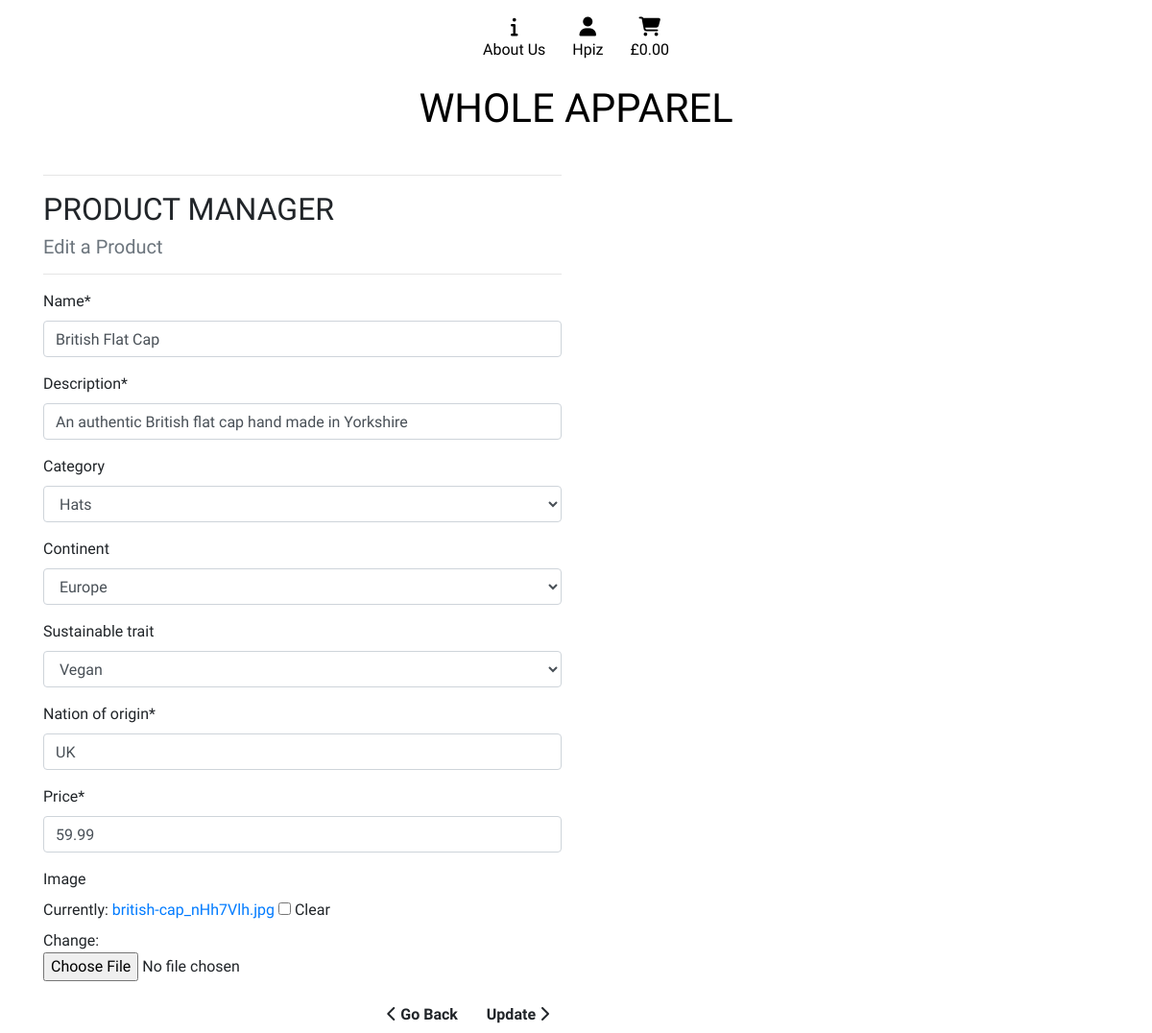
/products/edit/1/ (signed in), run on the app's committed database.
### products/models.py (models this page shows, shortened)
class Product(models.Model):
    category = models.ForeignKey('Category', null=True,
                                 blank=True, on_delete=models.SET_NULL)
    continent = models.ForeignKey('Continent', null=True,
                                  blank=True, on_delete=models.SET_NULL)
    sustainable_trait = models.ForeignKey('SustainableTrait', null=True,
                                          blank=True,
                                          on_delete=models.SET_NULL)
    name = models.CharField(max_length=100)
    description = models.CharField(max_length=250)
    nation_of_origin = models.CharField(max_length=20)
    price = models.DecimalField(max_digits=6, decimal_places=2)
    image = models.ImageField(null=True, blank=True)

class Category(models.Model):
    class Meta:
        verbose_name_plural = 'Categories'
    name = models.CharField(max_length=100)
    def __str__(self):
        return self.name

class Continent(models.Model):
    class Meta:
        verbose_name_plural = 'Continents'
    name = models.CharField(max_length=100)
    def __str__(self):
        return self.name

### products/views.py (the view)
# urls.py: path('edit/<int:product_id>/', views.edit_product, name='edit_product'),
def edit_product(request, product_id):
    product = get_object_or_404(Product, pk=product_id)
    if request.method == 'POST':
        product_admin_form = ProductAdminForm(request.POST,
                                              request.FILES, instance=product)
        if product_admin_form.is_valid:
            product_admin_form.save()
            return redirect(reverse('get_product', args=[product.id]))
    else:
        product_admin_form = ProductAdminForm(instance=product)
    template = 'products/edit_product.html'
    context = {
        'product_admin_form': product_admin_form,
        'product': product,
    }
    return render(request, template, context)

### products/forms.py
class ProductAdminForm(forms.ModelForm):
    class Meta:
        fields = ('name', 'description', 'category', 'continent',
                  'sustainable_trait', 'nation_of_origin', 'price', 'image',)
        model = Product

### cart/contexts.py (called while the page is built, shortened)
def cart_contents(request):
    cart_items = []
    total = 0
    product_count = 0
    cart = request.session.get('cart', {})
    cart_plus_ship = total
    context = {
        'cart_items': cart_items,
        'total': total,
        'product_count': product_count,
        'cart_plus_ship': cart_plus_ship,
    }
    return context

### products/models.py (called while the page is built)
    def __str__(self):
        return self.name

### products/templates/products/edit_product.html (shortened to what this page needs)
{% extends "base.html" %} {% load static %}
{% block extra_css %}
<link rel="stylesheet" href="{% static 'checkout/css/checkout.css' %}" />
{% endblock %}
{% block content %}
<div class="container">
  <div class="row">
    <header class="col-12 col-md-6">
      <hr />
      <h2 class="logo-font">Product Manager</h2>
      <h5 class="text-muted">Edit a Product</h5>
      <hr />
    </header>
  </div>
  <div class="row">
    <section class="col-12 col-md-6">
      <form
        method="POST"
        action="{% url 'edit_product' product.id %}"
        class="form"
        enctype="multipart/form-data"
      >
        {{ product_admin_form | crispy }}
        <div class="text-right">
          <a
            href="{% url 'create_product' %}"
            class="btn btn-outline-black rounded-0"
          >
            <span class="icon">
              <i class="fas fa-chevron-left"></i>
            </span>
            <span class="font-weight-bold">Go Back</span>
          </a>
          <button id="submit-button" class="btn btn-black rounded-0">
            <span class="font-weight-bold">Update</span>
            <span class="icon">
              <i class="fas fa-chevron-right"></i>
            </span>
          </button>
        </div>
      </form>
    </section>
  </div>
</div>
{% endblock %}

### templates/base.html (shortened to what this page needs)
{% load static %}
<!doctype html>
<html lang="en">
  <head>
    {% block corecss %}
    <link rel="stylesheet" href="https://stackpath.bootstrapcdn.com/bootstrap/4.4.1/css/bootstrap.min.css">
    <link rel="stylesheet" href="{% static 'css/base.css' %}">
    {% endblock %}
    {% block extra_css %}
    {% endblock %}
  </head>
  <body>
    <header class="container-fluid right my-2">
        <div class="row">
            <div class="col-12 px-0">
                <ul class="list-inline list-unstyled text-center">
                    <li class="list-inline-item nav-item">
                        <a href="{% url 'about' %}" class="text-black nav-link px-2">
                            <div class="text-center">
                                <div><i class="fas fa-info fa-lg"></i><p class="my-0">About Us</p></div>
                            </div>
                        </a>
                    </li>
                    <li class="list-inline-item dropdown nav-item">
                        <a class="text-black nav-link px-2" href="#" id="user-options" data-toggle="dropdown" aria-haspopup="true" aria-expanded="false">
                            <div class="text-center">
                                <div><i class="fas fa-user fa-lg"></i></div>
                                {% if request.user.is_authenticated %}
                                    <p class="my-0">{{ request.user.username }}</p>
                                {% else %}
                                    <p class="my-0">Login</p>
                                {% endif %}
                            </div>
                        </a>
                    </li>
                    <li class="list-inline-item">
                         <a href="{% url 'view_cart' %}" class="nav-link px-2">
                        <div class="text-center text-black">
                            <div>
                            <i class="fas fas fa-shopping-cart fa-lg"></i></div>
                                <p class="my-0">
                                    {% if cart_items %}
                                        £{{ cart_plus_ship|floatformat:2 }}
                                    {% else %}
                                        £0.00
                                    {% endif %}
                                </p>
                            </div>
                        </a>
                    </li>
                </ul>
            </div>
        </div>
        <section>
        <div class="row">
            <section class="col-12 title-container">
                <a href="{% url 'products' %}" class="main-logo-link">
                    <h2 class="logo-font text-black title-logo">Whole Apparel</h2>
                </a>
            </section>
        </div>
    </section>
    </header>
    {% block content %}
    {% endblock %}
  </body>
</html>

### static/css/base.css (style rules this page uses)
html { height: 100%; }
body { height: calc(100vh - 164px); font-family: "Exo 2", sans-serif; }
.logo-font { text-transform: uppercase; }
.title-container { text-align: center; }
.title-logo { display: inline-block; font-size: 2.6rem; margin-bottom: 20px; }
.text-black { color: #000 !important; }

### checkout/static/checkout/css/checkout.css (style rules this page uses)
select, select option { color: #000; }

### data on the page
Product: name "British Flat Cap", description "An authentic British flat cap hand made in Yorkshire", category "Hats", continent "Europe", sustainable_trait "Vegan", nation_of_origin "UK", price "59.99"

### other printed values
{{ request.user.username }} "Hpiz"
